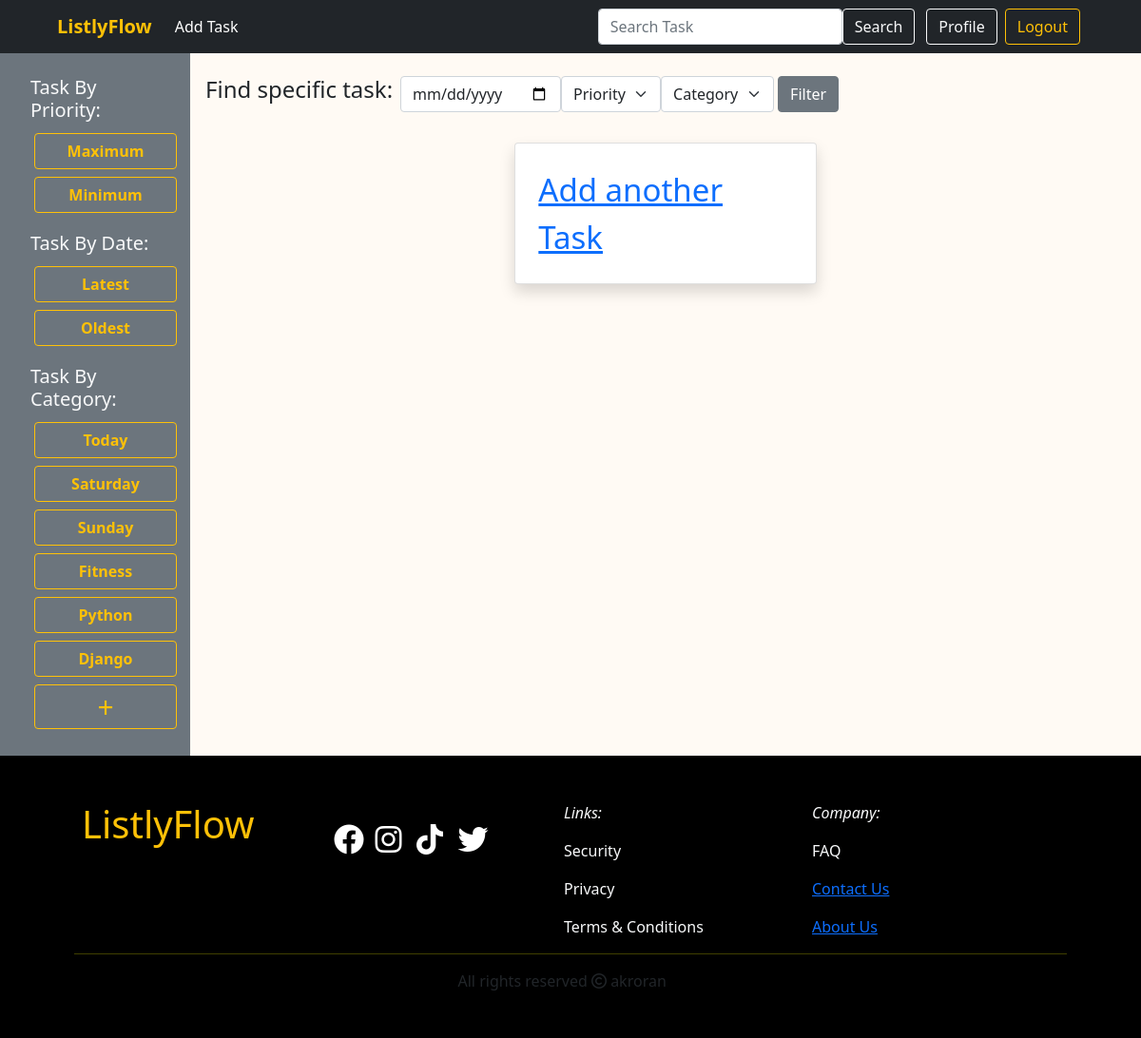
The app's page / (signed in), older data.
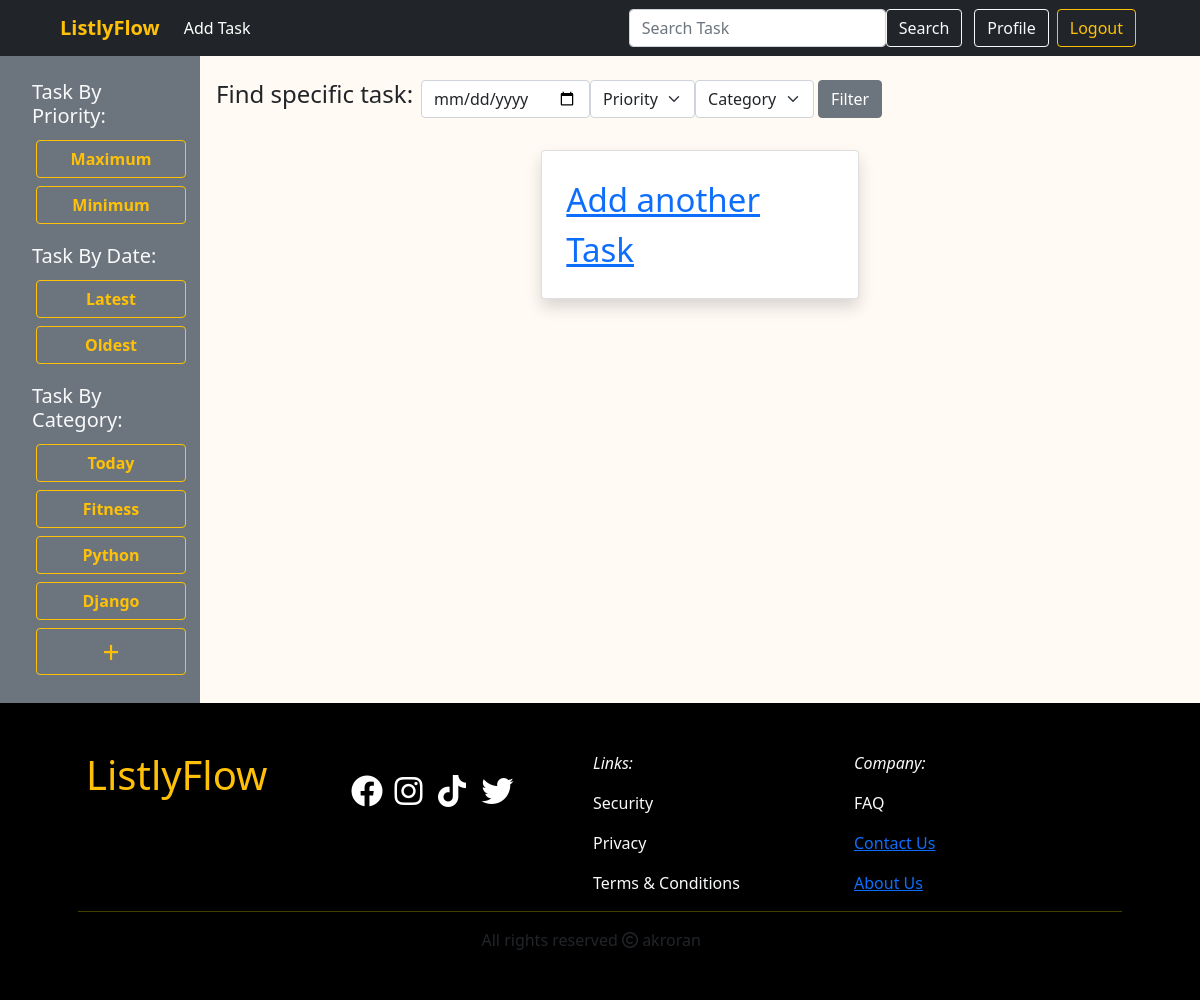
The same page, newer data.
### task/models.py (models this page shows)
class Category(models.Model):
    name = models.CharField(max_length=30)
    slug = AutoSlugField(populate_from='name', editable=True, always_update=True)
    def __str__(self):
        return self.name
    class Meta:
        verbose_name_plural = "Categories"

### listlyflow/views.py (the view, shortened to what this page needs)
# urls.py: path('', views.home, name='home'),
def home(request, slug = None):
    form = TaskFilterForm()
    search = request.GET.get('search')
    if request.user.is_authenticated:
        user = request.user
        if slug is not None:
            category = Category.objects.get(slug=slug)
            data = Task.objects.filter(category=category, user=user).order_by('status')
        else:
            data = Task.objects.filter(user=user).order_by('status')
    else :
        data = {}
    categories = Category.objects.all()
    return render(request, 'home.html', {'data': data,'categories': categories, 'form': form})

### task/forms.py
class TaskFilterForm(forms.Form):
    date = forms.DateField(widget=forms.DateInput(attrs={'type': 'date'}), required=False)
    priority = forms.ChoiceField(choices = [( '','Priority'), (0,'0'),(1,'1'),(2,'2'),(3,'3'),(4,'4'),(5,'5'),(6,'6'),(7,'7'),(8,'8')], required=False)
    category = forms.ModelChoiceField(queryset=models.Category.objects.all(), empty_label='Category', required=False)

### templates/home.html (shortened to what this page needs)
{% extends "base.html" %}
{% load static %}
{% block css_link %}
<link rel="stylesheet" href="{% static "css/home.css" %}">
{% endblock css_link %}
{% block content %}
{% load crispy_forms_tags %}
{% if request.user.is_authenticated %}
<div class="d-flex flex-wrap">
  <div class="col-2 bg-secondary text-light p-4">
    <h5 class="text-light mx-2 mb-2">Task By Priority:</h5>
    <div class="ms-2 mb-3">
        <a class="btn btn-outline-warning m-1"
        style="width: 150px; font-weight: 600;"
        href="{% url "sort-priority" True %}">Maximum</a>
        <a class="btn btn-outline-warning m-1"
        style="width: 150px; font-weight: 600;"
        href="{% url "sort-priority" False %}">Minimum</a>
      </div>
    <h5 class="text-light mx-2 mb-2">Task By Date:</h5>
    <div class="ms-2 mb-3">
        <a class="btn btn-outline-warning m-1"
        style="width: 150px; font-weight: 600;"
        href="{% url "sort-date" False %}">Latest</a>
        <a class="btn btn-outline-warning m-1"
        style="width: 150px; font-weight: 600;"
        href="{% url "sort-date" True %}">Oldest</a>
      </div>
    <h5 class="text-light mx-2 mb-2">Task By Category:</h5>
    <div class="ms-2">
        {% for category in categories %}
          <a class="btn btn-outline-warning m-1"
          style="width: 150px; font-weight: 600;"
          href="{% url "sort-category" category.slug %}">{{ category.name }}</a>
          {% endfor %}
        </div>
    <div class="ms-2">
        <a class="btn btn-outline-warning m-1 p-0"
        style="width: 150px; font-weight: 500; font-size: 30px;"
        href="{% url "add-category" %}"> + </a>
  </div>
</div>
  <div class="col-10">
  <div class="d-flex m-3">
    <h4 class="mt-2">Find specific task:</h4>
    <form class="d-flex p-2" action="{% url "filter" %}">
      {% for f in form  %}
      <div>
        {{f}}
      </div>
      {% endfor %}
      <button class="btn btn-secondary mx-1" type="submit">Filter</button>
    </form>
  </div>
    <div
    class="d-flex flex-wrap justify-content-center" >
      <div class="col-md-4 col-sm-6 d-flex align-items-stretch">
        <div class="card p-2 m-2 shadow w-100">
          <div class="card-body">
            <div class="d-flex align-items-center justify-content-center"
            style="font-size:33px">
                <a href="{% url "add-task" %}">Add another Task</a>
            </div>
          </div>
        </div>
      </div>
      </div>
  </div>
</div>
{% endif %}
{% endblock content %}

Row changes from the older to the newer data that the page shows:
removed Category: name "Saturday"
removed Category: name "Sunday"
